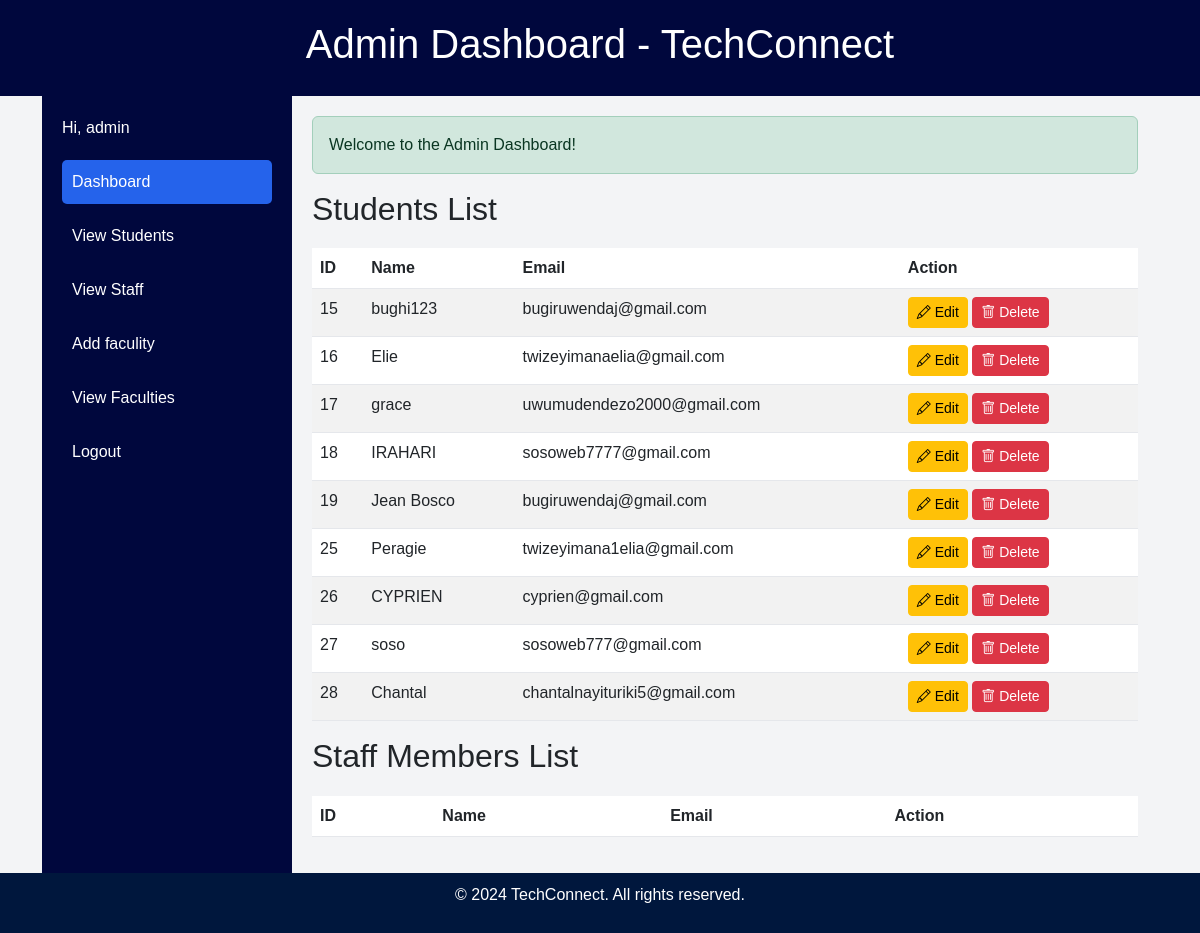
Page /frontend/pages/AdminPage.php (signed in) on the committed database.
### tables this page shows
CREATE TABLE `users` (
  `user_id` int(11) NOT NULL,
  `username` varchar(50) NOT NULL,
  `password_hash` varchar(255) NOT NULL,
  `email` varchar(100) NOT NULL,
  `first_name` varchar(50) NOT NULL,
  `last_name` varchar(50) NOT NULL,
  `role` varchar(255) NOT NULL,
  `profile_picture` varchar(255) DEFAULT NULL,
  `date_joined` date NOT NULL
);

### frontend/pages/AdminPage.php (the view, shortened to what this page needs)
<?php
$username = $_SESSION['username'];
$host = 'sql12.freesqldatabase.com';
$dbname = 'sql12716221';
$user = 'sql12716221';
$pass = 'FfJUdVvA73';
$port = 3306;
$conn = new mysqli($host, $user, $pass, $dbname, $port);
$students = [];
$sql_students = "SELECT user_id, username, email FROM users WHERE role = 'student'";
if ($result = $conn->query($sql_students)) {
    while ($row = $result->fetch_assoc()) {
        $students[] = $row;
    }
}
?>
<!DOCTYPE html>
<html lang="en">
<head>
    <link href="https://cdn.jsdelivr.net/npm/bootstrap@5.3.0/dist/css/bootstrap.min.css" rel="stylesheet">
    <link href="https://cdn.jsdelivr.net/npm/bootstrap-icons/font/bootstrap-icons.css" rel="stylesheet">
</head>
<body>
    <header class="header">
        <h1>Admin Dashboard - TechConnect</h1>
    </header>
    <div class="container">
        <div class="sidebar">
            <div class="profile">
                <p>Hi, <?php echo htmlspecialchars($username); ?></p>
            </div>
            <nav>
                <ul>
                    <li><a href="AdminPage.php" class="active">Dashboard</a></li>
                    <li><a href="view_students.php">View Students</a></li>
                    <li><a href="view_staff.php">View Staff</a></li>
                    <li><a href="faculty.php">Add faculity</a></li>
                    <li><a href="view_faculty.php">View Faculties</a></li>
                    <li><a href="../../backend/logout.php">Logout</a></li>
                </ul>
            </nav>
        </div>
        <div class="main-content">
            <div class="alert alert-success" role="alert">
                Welcome to the Admin Dashboard!
            </div>
            <h2>Students List</h2>
            <table class="table table-striped">
                <thead>
                    <tr>
                        <th>ID</th>
                        <th>Name</th>
                        <th>Email</th>
                        <th>Action</th>
                    </tr>
                </thead>
                <tbody>
                    <?php foreach ($students as $student): ?>
                    <tr>
                        <td><?php echo htmlspecialchars($student['user_id']); ?></td>
                        <td><?php echo htmlspecialchars($student['username']); ?></td>
                        <td><?php echo htmlspecialchars($student['email']); ?></td>
                        <td>
                            <button class="btn btn-warning btn-sm"><i class="bi bi-pencil"></i> Edit</button>
                            <button class="btn btn-danger btn-sm"><i class="bi bi-trash"></i> Delete</button>
                        </td>
                    </tr>
                    <?php endforeach; ?>
                </tbody>
            </table>
            <h2>Staff Members List</h2>
            <table class="table table-striped">
                <thead>
                    <tr>
                        <th>ID</th>
                        <th>Name</th>
                        <th>Email</th>
                        <th>Action</th>
                    </tr>
                </thead>
            </table>
        </div>
    </div>
    <footer>
        <p>&copy; 2024 TechConnect. All rights reserved.</p>
    </footer>
</body>
</html>

### frontend/pages/AdminPage.php (style rules this page uses)
body { display: flex; flex-direction: column; min-height: 100vh; margin: 0; font-family: Arial, sans-serif; background-color: #F3F4F6; }
.header { background-color: #00073D; color: white; padding: 20px; text-align: center; }
.container { display: flex; flex: 1; }
.sidebar { width: 250px; background-color: #00073D; color: white; padding: 20px; }
.profile { margin-bottom: 20px; }
.profile p { margin: 0; }
nav ul { list-style-type: none; padding: 0; }
nav ul li { margin: 10px 0; }
nav ul li a { color: white; text-decoration: none; display: block; padding: 10px; border-radius: 5px; }
nav ul li a.active, nav ul li a:hover { background-color: #2563EB; }
.main-content { flex: 1; padding: 20px; }
table { width: 100%; border-collapse: collapse; margin-top: 20px; background-color: white; }
table th, table td { padding: 10px; text-align: left; border-bottom: 1px solid #E5E7EB; }
table th { background-color: #E5E7EB; }
footer { background-color: #00173D; color: white; text-align: center; padding: 10px 0; }

### rows in the picture
users: user_id "15", username "bughi123", email "bugiruwendaj@gmail.com"
users: user_id "16", username "Elie", email "twizeyimanaelia@gmail.com"
users: user_id "17", username "grace", email "uwumudendezo2000@gmail.com"
users: user_id "18", username "IRAHARI", email "sosoweb7777@gmail.com"
users: user_id "19", username "Jean Bosco", email "bugiruwendaj@gmail.com"
users: user_id "25", username "Peragie", email "twizeyimana1elia@gmail.com"
users: user_id "26", username "CYPRIEN", email "cyprien@gmail.com"
users: user_id "27", username "soso", email "sosoweb777@gmail.com"
users: user_id "28", username "Chantal", email "chantalnayituriki5@gmail.com"

### other values in the picture
$username "admin"
